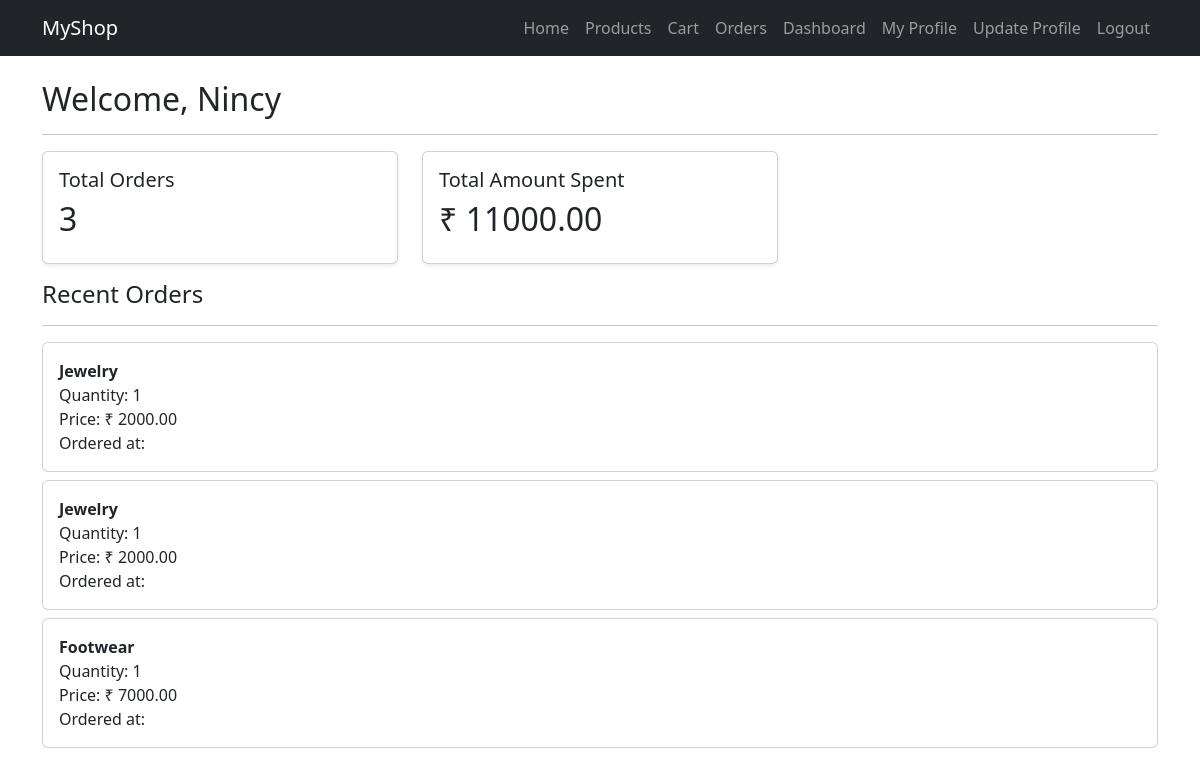
The app's page /dashboard/ (signed in) with its own data.
### admin_app/models.py (models this page shows, shortened)
class OrderItem(models.Model):
    order = models.ForeignKey(Order, on_delete=models.CASCADE)
    product = models.ForeignKey(Product, on_delete=models.CASCADE)
    quantity = models.PositiveIntegerField()

class Product(models.Model):
    name = models.CharField(max_length=200)
    price = models.DecimalField(max_digits=10, decimal_places=2)
    stock = models.IntegerField()
    description = models.TextField(blank=True)
    image = models.ImageField(upload_to='products/', blank=True, null=True)
    created_at = models.DateTimeField(auto_now_add=True)

### user_app/views.py (the view)
# urls.py: path('dashboard/', views.dashboard, name='dashboard'),
@login_required
def dashboard(request):
    user = request.user
    orders = OrderItem.objects.filter(order__user=request.user)
    total_orders = orders.count()
    order_items = OrderItem.objects.filter(
        order__user=user
    ).select_related('product', 'order')
    total_amount = sum(
        item.product.price * item.quantity
        for item in order_items
    )
    context = {
        "user": user,
        "orders": orders[:5],          # last 5 orders
        "order_items": order_items,    # ALL ordered items
        "total_orders": total_orders,
        "total_amount": total_amount,
    }
    return render(request, "user_app/dashboard.html", context)

### templates/user_app/dashboard.html
{% extends 'base.html' %}
{% block content %}
<h2>Welcome, {{ user.username }}</h2>
<hr>
<div class="row">
    <div class="col-md-4">
        <div class="card shadow-sm mb-3">
            <div class="card-body">
                <h5>Total Orders</h5>
                <h2>{{ total_orders }}</h2>
            </div>
        </div>
    </div>
    <div class="col-md-4">
        <div class="card shadow-sm mb-3">
            <div class="card-body">
                <h5>Total Amount Spent</h5>
                <h2>₹ {{ total_amount }}</h2>
            </div>
        </div>
    </div>
</div>
<h4>Recent Orders</h4>
<hr>
{% if orders %}
    {% for order in orders %}
    <div class="card mb-2">
        <div class="card-body">
            <strong>{{ order.product.name }}</strong><br>
            Quantity: {{ order.quantity }}<br>
            Price: ₹ {{ order.product.price }}<br>
            Ordered at: {{ order.ordered_at }}
        </div>
    </div>
    {% endfor %}
{% else %}
    <p>You have no orders yet.</p>
{% endif %}
{% endblock %}

### records on screen
OrderItem: product.name "Jewelry", quantity "1", product.price "2000.00"
OrderItem: product.name "Jewelry", quantity "1", product.price "2000.00"
OrderItem: product.name "Footwear", quantity "1", product.price "7000.00"

### other values on screen
{{ user.username }} "Nincy"
{{ total_orders }} "3"
{{ total_amount }} "11000.00"
